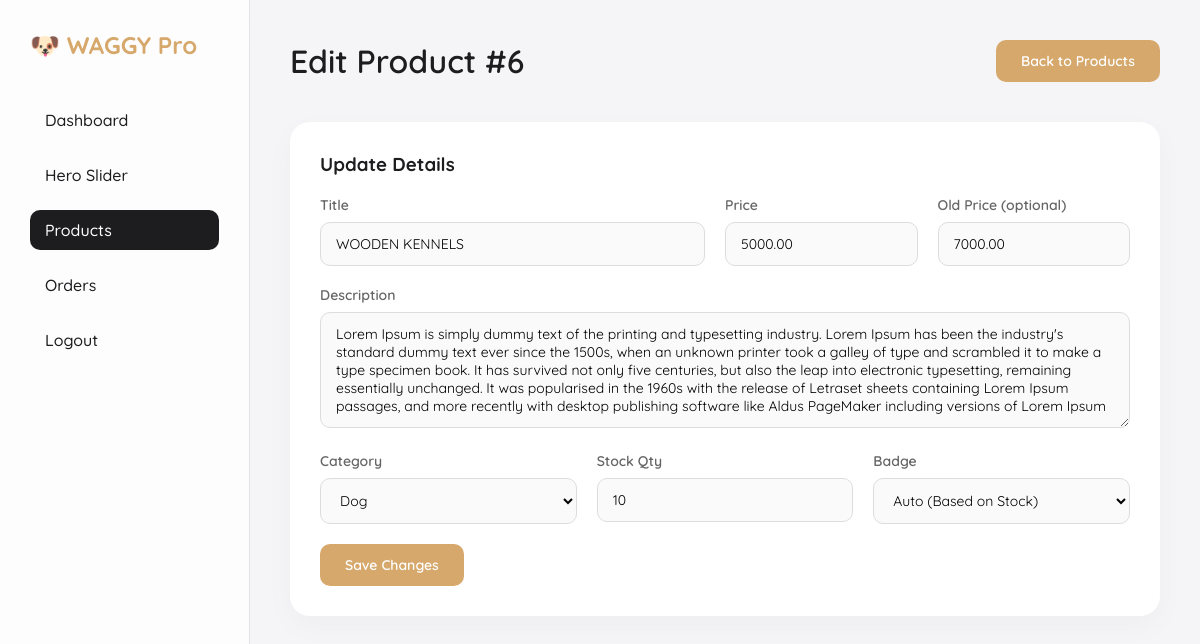
/admin/edit_product.php?id=6 (signed in), run on the app's committed database.
### tables this page shows
CREATE TABLE `products` (
  `id` int(11) NOT NULL,
  `title` varchar(255) NOT NULL,
  `description` text DEFAULT NULL,
  `price` decimal(10,2) NOT NULL,
  `old_price` decimal(10,2) DEFAULT NULL,
  `category` varchar(100) DEFAULT NULL,
  `badge` varchar(50) DEFAULT NULL,
  `rating` int(11) DEFAULT 5,
  `stock_status` varchar(50) DEFAULT 'In Stock',
  `stock_quantity` int(11) DEFAULT 10,
  `created_at` timestamp NOT NULL DEFAULT current_timestamp()
);

### admin/edit_product.php (the view, shortened to what this page needs)
<?php
require_once '../db.php';
$product_id = $_GET['id'];
$stmt = $pdo->prepare("SELECT * FROM products WHERE id = ?");
$stmt->execute([$product_id]);
$product = $stmt->fetch();
?>
<!DOCTYPE html>
<html>
<head>
    <link rel="stylesheet" href="assets/admin.css">
</head>
<body>
    <div class="admin-container">
        <div class="sidebar">
            <h2>🐶 WAGGY Pro</h2>
            <ul>
                <li><a href="index.php">Dashboard</a></li>
                <li><a href="hero_manager.php">Hero Slider</a></li>
                <li><a href="product_manager.php" class="active">Products</a></li>
                <li><a href="orders.php">Orders</a></li>
                <li><a href="logout.php">Logout</a></li>
            </ul>
        </div>
        <div class="main-content">
            <div class="header-top">
                <h1>Edit Product #<?= $product['id'] ?></h1>
                <a href="product_manager.php" class="btn-primary" style="text-decoration:none;">Back to Products</a>
            </div>
            <div class="card">
                <h3>Update Details</h3>
                <form method="POST" style="margin-top:20px;">
                    <div style="display:flex; gap:20px;">
                        <div class="form-group" style="flex:2;">
                            <label>Title</label>
                            <input type="text" name="title" value="<?= htmlspecialchars($product['title']) ?>" required>
                        </div>
                        <div class="form-group" style="flex:1;">
                            <label>Price</label>
                            <input type="number" step="0.01" name="price"
                                value="<?= htmlspecialchars($product['price']) ?>" required>
                        </div>
                        <div class="form-group" style="flex:1;">
                            <label>Old Price (optional)</label>
                            <input type="number" step="0.01" name="old_price"
                                value="<?= htmlspecialchars($product['old_price'] ?? '') ?>">
                        </div>
                    </div>
                    <div class="form-group">
                        <label>Description</label>
                        <textarea name="description"
                            rows="5"><?= htmlspecialchars($product['description']) ?></textarea>
                    </div>
                    <div style="display:flex; gap:20px;">
                        <div class="form-group" style="flex:1;">
                            <label>Category</label>
                            <select name="category" required>
                                <option value="dog" <?= $product['category'] == 'dog' ? 'selected' : '' ?>>Dog</option>
                            </select>
                        </div>
                        <div class="form-group" style="flex:1;">
                            <label>Stock Qty</label>
                            <input type="number" name="stock_quantity"
                                value="<?= htmlspecialchars($product['stock_quantity'] ?? 0) ?>" required>
                        </div>
                        <div class="form-group" style="flex:1;">
                            <label>Badge</label>
                            <select name="badge">
                                <option value="" <?= $product['badge'] == '' ? 'selected' : '' ?>>Auto (Based on Stock)
                                </option>
                            </select>
                        </div>
                    </div>
                    <button type="submit" name="update_product" class="btn-primary">Save Changes</button>
                </form>
            </div>
        </div>
    </div>
</body>
</html>

### admin/assets/admin.css (style rules this page uses)
* { margin: 0; padding: 0; box-sizing: border-box; font-family: 'Quicksand', sans-serif; }
body { background: #f5f5f7; color: #1d1d1f; }
.admin-container { display: flex; min-height: 100vh; }
.sidebar { width: 250px; background: rgba(255, 255, 255, 0.8); backdrop-filter: blur(20px); border-right: 1px solid rgba(0, 0, 0, 0.1); padding: 30px; position: fixed; height: 100vh; }
.sidebar h2 { font-size: 24px; color: #d6a86c; margin-bottom: 40px; display: flex; align-items: center; gap: 10px; }
.sidebar ul { list-style: none; }
.sidebar ul li { margin-bottom: 15px; }
.sidebar ul li a { text-decoration: none; color: #1d1d1f; font-size: 16px; font-weight: 500; display: block; padding: 10px 15px; border-radius: 10px; transition: 0.3s; }
.sidebar ul li a:hover, .sidebar ul li a.active { background: #1d1d1f; color: #fff; }
.main-content { flex: 1; margin-left: 250px; padding: 40px; }
.header-top { display: flex; justify-content: space-between; align-items: center; margin-bottom: 40px; }
.header-top h1 { font-size: 32px; font-weight: 600; }
.card { background: #fff; padding: 30px; border-radius: 20px; box-shadow: 0 10px 30px rgba(0, 0, 0, 0.03); margin-bottom: 30px; }
.form-group { margin-bottom: 20px; text-align: left; }
.form-group label { display: block; margin-bottom: 8px; font-size: 14px; color: #666; font-weight: 600; }
.form-group input, .form-group textarea, .form-group select { width: 100%; padding: 12px 15px; border: 1px solid #ddd; border-radius: 10px; font-size: 14px; background: #fafafa; outline: none; transition: 0.3s; }
.btn-primary { padding: 12px 25px; border: none; border-radius: 10px; background: #d6a86c; color: white; cursor: pointer; font-size: 14px; font-weight: 600; text-decoration: none; display: inline-block; transition: 0.3s; }

### data on the page
products: id "6", title "WOODEN KENNELS", price "5000.00", old_price "7000.00", description "Lorem Ipsum is simply dummy text of the printing and typesetting industry. Lorem Ipsum has been the industry's standard dummy text ever since the 1500s, when an unknown printer took a galley of type and scrambled it to make a type specimen book. It has survived not only five centuries, but also the leap into electronic typesetting, remaining essentially unchanged. It was popularised in the 1960s with the release of Letraset sheets containing Lorem Ipsum passages, and more recently with desktop publishing software like Aldus PageMaker including versions of Lorem Ipsum", category "Dog", stock_quantity "10", badge "Auto (Based on Stock)"
